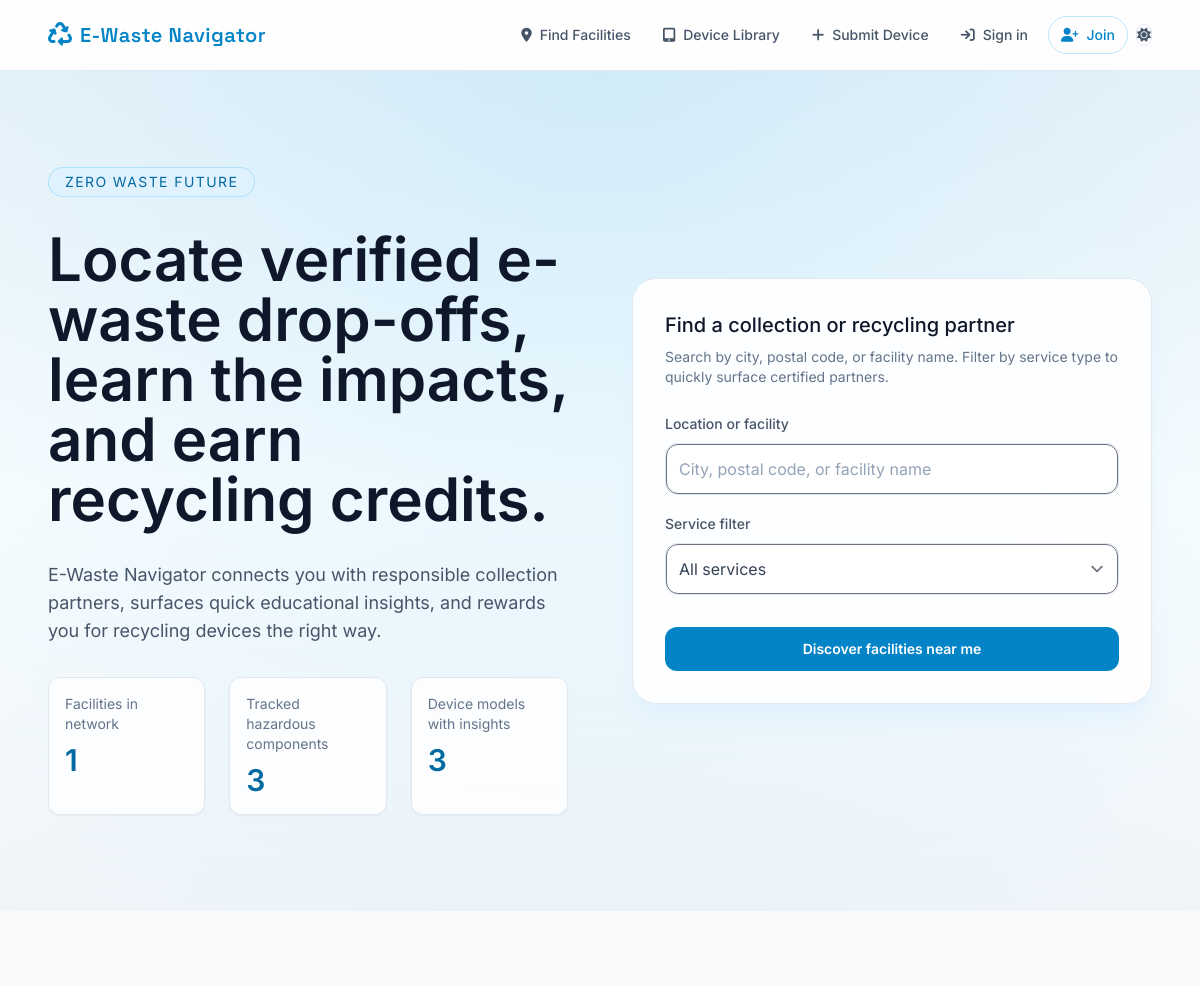
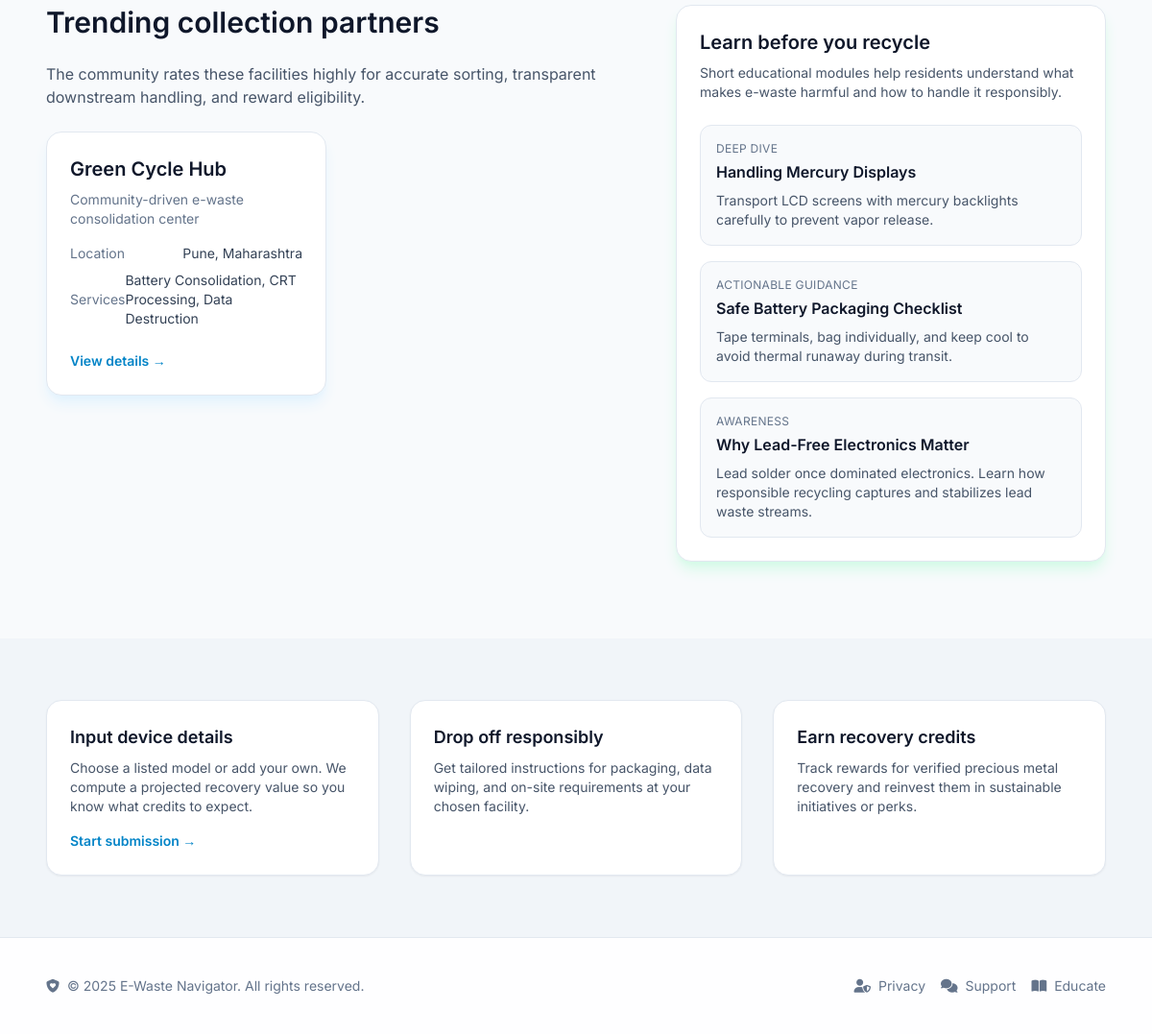
The page / on the database its author committed (2 pictures, top to bottom).
### facilities/models.py (models this page shows, shortened)
class Facility(models.Model):
	name = models.CharField(max_length=200)
	slug = models.SlugField(max_length=210, unique=True)
	tagline = models.CharField(max_length=255, blank=True)
	description = models.TextField(blank=True)
	street_address = models.CharField(max_length=255)
	city = models.CharField(max_length=120)
	state_province = models.CharField(max_length=120)
	postal_code = models.CharField(max_length=20)
	country = models.CharField(max_length=60, default="India")
	latitude = models.DecimalField(max_digits=9, decimal_places=6, null=True, blank=True)
	longitude = models.DecimalField(max_digits=9, decimal_places=6, null=True, blank=True)
	phone_number = models.CharField(max_length=30, blank=True)
	email = models.EmailField(blank=True)
	website = models.URLField(blank=True)
	hours_of_operation = models.JSONField(default=dict, blank=True)
	drop_off_instructions = models.TextField(blank=True)
	services = models.ManyToManyField(
		FacilityService,
		related_name="facilities",
		blank=True,
	)
	focus_components = models.ManyToManyField(
		'education.HazardousComponent',
		related_name='facilities',
		blank=True,
	)
	is_verified = models.BooleanField(default=False)
	created_at = models.DateTimeField(auto_now_add=True)
	updated_at = models.DateTimeField(auto_now=True)
	class Meta:
		ordering = ["name"]

class FacilityService(models.Model):
	name = models.CharField(max_length=120, unique=True)
	description = models.TextField(blank=True)
	icon = models.CharField(max_length=60, blank=True, help_text="Heroicon or custom identifier")
	class Meta:
		ordering = ["name"]
	def __str__(self) -> str:
		return self.name

### education/models.py (models this page shows, shortened)
class LearningModule(models.Model):
	AWARENESS = "awareness"
	ACTION = "action"
	DEEP_DIVE = "deep_dive"
	MODULE_TYPE_CHOICES = [
		(AWARENESS, "Awareness"),
		(ACTION, "Actionable Guidance"),
		(DEEP_DIVE, "Deep Dive"),
	]
	title = models.CharField(max_length=200)
	slug = models.SlugField(max_length=210, unique=True)
	summary = models.CharField(max_length=255)
	body = models.TextField()
	module_type = models.CharField(
		max_length=20,
		choices=MODULE_TYPE_CHOICES,
		default=AWARENESS,
	)
	components = models.ManyToManyField(HazardousComponent, related_name="modules")
	estimated_read_time = models.PositiveIntegerField(default=3, help_text="In minutes")
	is_published = models.BooleanField(default=True)
	created_at = models.DateTimeField(auto_now_add=True)
	updated_at = models.DateTimeField(auto_now=True)
	class Meta:
		ordering = ["title"]

### facilities/views.py (the view)
# urls.py: path("", views.HomeView.as_view(), name="home"),
class HomeView(TemplateView):
	template_name = "facilities/home.html"
	def get_context_data(self, **kwargs):
		context = super().get_context_data(**kwargs)
		context.update(
			{
				"search_form": FacilitySearchForm(self.request.GET or None),
				"total_facilities": Facility.objects.count(),
				"total_components": HazardousComponent.objects.count(),
				"total_device_models": DeviceModel.objects.count(),
				"featured_facilities": Facility.objects.filter(is_verified=True)[:3],
				"featured_modules": LearningModule.objects.filter(is_published=True)[:3],
			}
		)
		return context

### facilities/templates/facilities/home.html (shortened to what this page needs)
{% extends "base.html" %}
{% load static %}
{% block content %}
<section class="relative overflow-hidden bg-gradient-to-b from-slate-100 via-white to-slate-100 transition-colors duration-300 dark:from-slate-950 dark:via-slate-900 dark:to-slate-950">
    <div class="absolute inset-0 bg-[radial-gradient(circle_at_top,_rgba(56,189,248,0.25),_rgba(15,23,42,0))] opacity-70 dark:opacity-100"></div>
    <div class="relative mx-auto flex max-w-6xl flex-col gap-16 px-6 py-24 lg:flex-row lg:items-center">
        <div class="flex-1 space-y-8">
            <span class="inline-flex items-center gap-2 rounded-full border border-sky-400/30 bg-sky-100 px-4 py-1 text-sm uppercase tracking-widest text-sky-700 transition-colors dark:bg-sky-500/10 dark:text-sky-200">Zero Waste Future</span>
            <h1 class="text-4xl font-semibold text-slate-900 transition-colors sm:text-5xl lg:text-6xl dark:text-white">
                Locate verified e-waste drop-offs, learn the impacts, and earn recycling credits.
            </h1>
            <p class="max-w-2xl text-lg text-slate-600 transition-colors dark:text-slate-300">
                E-Waste Navigator connects you with responsible collection partners, surfaces quick educational insights, and rewards you for recycling devices the right way.
            </p>
            <dl class="grid gap-6 sm:grid-cols-3">
                <div class="rounded-xl border border-slate-200 bg-white/80 p-4 shadow-sm transition-colors dark:border-slate-800 dark:bg-slate-900/80 dark:shadow-none">
                    <dt class="text-sm text-slate-500 transition-colors dark:text-slate-400">Facilities in network</dt>
                    <dd class="mt-2 text-3xl font-semibold text-sky-700 transition-colors dark:text-sky-200">{{ total_facilities }}</dd>
                </div>
                <div class="rounded-xl border border-slate-200 bg-white/80 p-4 shadow-sm transition-colors dark:border-slate-800 dark:bg-slate-900/80 dark:shadow-none">
                    <dt class="text-sm text-slate-500 transition-colors dark:text-slate-400">Tracked hazardous components</dt>
                    <dd class="mt-2 text-3xl font-semibold text-sky-700 transition-colors dark:text-sky-200">{{ total_components }}</dd>
                </div>
                <div class="rounded-xl border border-slate-200 bg-white/80 p-4 shadow-sm transition-colors dark:border-slate-800 dark:bg-slate-900/80 dark:shadow-none">
                    <dt class="text-sm text-slate-500 transition-colors dark:text-slate-400">Device models with insights</dt>
                    <dd class="mt-2 text-3xl font-semibold text-sky-700 transition-colors dark:text-sky-200">{{ total_device_models }}</dd>
                </div>
            </dl>
        </div>
        <div class="flex-1">
            <form action="{% url 'facilities:facility_list' %}" method="get" class="rounded-3xl border border-slate-200 bg-white/90 p-8 shadow-xl shadow-sky-100 transition-colors dark:border-slate-800 dark:bg-slate-900/90 dark:shadow-sky-500/10">
                <h2 class="text-xl font-medium text-slate-900 transition-colors dark:text-white">Find a collection or recycling partner</h2>
                <p class="mt-2 text-sm text-slate-500 transition-colors dark:text-slate-400">Search by city, postal code, or facility name. Filter by service type to quickly surface certified partners.</p>
                <div class="mt-6 space-y-4">
                    <div>
                        <label for="id_query" class="text-sm font-medium text-slate-600 transition-colors dark:text-slate-200">Location or facility</label>
                        <div class="mt-2 flex rounded-xl border border-slate-200 bg-white focus-within:border-sky-400 focus-within:ring-2 focus-within:ring-sky-200 dark:border-slate-700 dark:bg-slate-950/40 dark:focus-within:ring-0">
                            {{ search_form.query }}
                        </div>
                    </div>
                    <div>
                        <label for="id_service" class="text-sm font-medium text-slate-600 transition-colors dark:text-slate-200">Service filter</label>
                        <div class="mt-2 rounded-xl border border-slate-200 bg-white focus-within:border-sky-400 focus-within:ring-2 focus-within:ring-sky-200 dark:border-slate-700 dark:bg-slate-950/40 dark:focus-within:ring-0">
                            {{ search_form.service }}
                        </div>
                    </div>
                </div>
                <button type="submit" class="mt-8 inline-flex w-full items-center justify-center rounded-xl bg-sky-600 px-4 py-3 text-sm font-semibold text-white transition hover:bg-sky-500 focus-visible:outline focus-visible:outline-2 focus-visible:outline-offset-2 focus-visible:outline-sky-300 dark:text-slate-950">
                    Discover facilities near me
                </button>
            </form>
        </div>
    </div>
</section>
<section class="mx-auto max-w-6xl px-6 py-20">
    <div class="flex flex-col gap-12 lg:flex-row lg:items-start">
        <div class="flex-1 space-y-6">
            <h2 class="text-3xl font-semibold text-slate-900 transition-colors dark:text-white">Trending collection partners</h2>
            <p class="text-slate-600 transition-colors dark:text-slate-400">The community rates these facilities highly for accurate sorting, transparent downstream handling, and reward eligibility.</p>
            <div class="grid gap-6 md:grid-cols-2">
                {% for facility in featured_facilities %}
                    <article class="rounded-2xl border border-slate-200 bg-white p-6 shadow-lg shadow-sky-100 transition-colors dark:border-slate-800 dark:bg-slate-900/60 dark:shadow-sky-500/10">
                        <h3 class="text-xl font-semibold text-slate-900 transition-colors dark:text-white">{{ facility.name }}</h3>
                        <p class="mt-2 text-sm text-slate-500 transition-colors dark:text-slate-400">{{ facility.tagline|default:facility.city }}</p>
                        <dl class="mt-4 space-y-2 text-sm text-slate-500 transition-colors dark:text-slate-400">
                            <div class="flex items-center justify-between">
                                <dt>Location</dt>
                                <dd class="text-slate-700 transition-colors dark:text-slate-300">{{ facility.city }}, {{ facility.state_province }}</dd>
                            </div>
                            <div class="flex items-center justify-between">
                                <dt>Services</dt>
                                <dd class="text-slate-700 transition-colors dark:text-slate-300">{{ facility.services.all|join:", " }}</dd>
                            </div>
                        </dl>
                        <a href="{% url 'facilities:facility_detail' facility.slug %}" class="mt-6 inline-flex items-center text-sm font-semibold text-sky-600 transition hover:text-sky-500 dark:text-sky-300 dark:hover:text-sky-200">View details →</a>
                    </article>
                {% empty %}
                    <p class="text-sm text-slate-500 transition-colors dark:text-slate-500">Add your first verified facility to highlight it here.</p>
                {% endfor %}
            </div>
        </div>
        <aside class="w-full max-w-md rounded-2xl border border-slate-200 bg-white p-6 shadow-lg shadow-emerald-100 transition-colors dark:border-slate-800 dark:bg-slate-900/50 dark:shadow-emerald-500/10">
            <h2 class="text-xl font-semibold text-slate-900 transition-colors dark:text-white">Learn before you recycle</h2>
            <p class="mt-2 text-sm text-slate-600 transition-colors dark:text-slate-400">Short educational modules help residents understand what makes e-waste harmful and how to handle it responsibly.</p>
            <ul class="mt-6 space-y-4">
                {% for module in featured_modules %}
                    <li class="rounded-xl border border-slate-200 bg-slate-50 p-4 transition-colors dark:border-slate-800 dark:bg-slate-950/40">
                        <p class="text-xs uppercase tracking-wide text-slate-500 transition-colors dark:text-slate-500">{{ module.get_module_type_display }}</p>
                        <a href="#" class="mt-1 block text-base font-semibold text-slate-900 transition hover:text-sky-600 dark:text-white dark:hover:text-sky-200">
                            {{ module.title }}
                        </a>
                        <p class="mt-2 text-sm text-slate-600 line-clamp-3 transition-colors dark:text-slate-400">{{ module.summary }}</p>
                    </li>
                {% empty %}
                    <li class="text-sm text-slate-500 transition-colors dark:text-slate-500">Curate modules to inspire confident recycling.</li>
                {% endfor %}
            </ul>
        </aside>
    </div>
</section>
<section class="bg-slate-100 py-16 transition-colors duration-300 dark:bg-slate-900/60">
    <div class="mx-auto max-w-6xl px-6">
        <div class="grid gap-8 lg:grid-cols-3">
            <div class="rounded-2xl border border-slate-200 bg-white p-6 shadow-sm transition-colors dark:border-slate-800 dark:bg-slate-950/60">
                <h3 class="text-lg font-semibold text-slate-900 transition-colors dark:text-white">Input device details</h3>
                <p class="mt-2 text-sm text-slate-600 transition-colors dark:text-slate-400">Choose a listed model or add your own. We compute a projected recovery value so you know what credits to expect.</p>
                <a href="{% url 'devices:submit' %}" class="mt-4 inline-flex items-center text-sm font-semibold text-sky-600 transition hover:text-sky-500 dark:text-sky-300 dark:hover:text-sky-200">Start submission →</a>
            </div>
            <div class="rounded-2xl border border-slate-200 bg-white p-6 shadow-sm transition-colors dark:border-slate-800 dark:bg-slate-950/60">
                <h3 class="text-lg font-semibold text-slate-900 transition-colors dark:text-white">Drop off responsibly</h3>
                <p class="mt-2 text-sm text-slate-600 transition-colors dark:text-slate-400">Get tailored instructions for packaging, data wiping, and on-site requirements at your chosen facility.</p>
            </div>
            <div class="rounded-2xl border border-slate-200 bg-white p-6 shadow-sm transition-colors dark:border-slate-800 dark:bg-slate-950/60">
                <h3 class="text-lg font-semibold text-slate-900 transition-colors dark:text-white">Earn recovery credits</h3>
                <p class="mt-2 text-sm text-slate-600 transition-colors dark:text-slate-400">Track rewards for verified precious metal recovery and reinvest them in sustainable initiatives or perks.</p>
            </div>
        </div>
    </div>
</section>
{% endblock %}

### rows shown on the page
Facility: name "Green Cycle Hub", tagline "Community-driven e-waste consolidation center", city "Pune", state_province "Maharashtra", services.all "Battery Consolidation, CRT Processing, Data Destruction"
LearningModule: module_type "DEEP DIVE", title "Handling Mercury Displays", summary "Transport LCD screens with mercury backlights carefully to prevent vapor release."
LearningModule: module_type "ACTIONABLE GUIDANCE", title "Safe Battery Packaging Checklist", summary "Tape terminals, bag individually, and keep cool to avoid thermal runaway during transit."
LearningModule: module_type "AWARENESS", title "Why Lead-Free Electronics Matter", summary "Lead solder once dominated electronics. Learn how responsible recycling captures and stabilizes lead waste streams."

### other values the page prints
{{ total_facilities }} "1"
{{ total_components }} "3"
{{ total_device_models }} "3"
